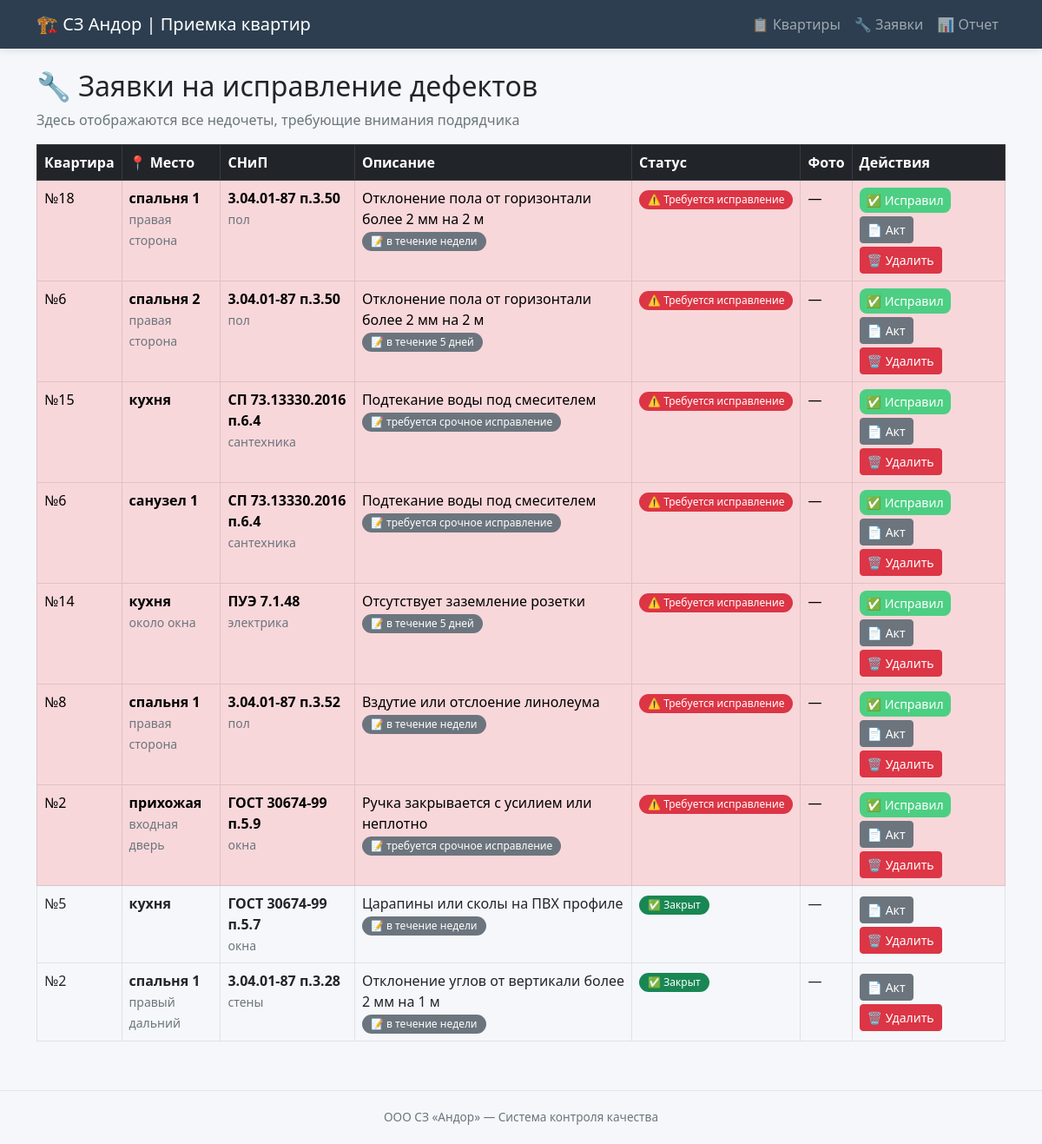
The app's page /defects with its own data.
### tables this page shows
CREATE TABLE defects (
            id INTEGER PRIMARY KEY AUTOINCREMENT,
            flat_id INTEGER NOT NULL,
            snip_defect_id INTEGER NOT NULL,
            room TEXT,
            location_detail TEXT,
            comment TEXT,
            photo_path TEXT,
            status TEXT DEFAULT 'open',
            created_at TIMESTAMP,
            fixed_at TIMESTAMP,
            FOREIGN KEY (flat_id) REFERENCES flats(id),
            FOREIGN KEY (snip_defect_id) REFERENCES snip_defects(id)
        );

CREATE TABLE flats (
    id INTEGER PRIMARY KEY AUTOINCREMENT,
    number TEXT NOT NULL,
    street TEXT,
    house TEXT,
    entrance INTEGER,
    floor INTEGER,
    status TEXT DEFAULT 'in_progress'
);

CREATE TABLE snip_defects (
            id INTEGER PRIMARY KEY AUTOINCREMENT,
            code TEXT NOT NULL,
            category TEXT NOT NULL,
            description TEXT NOT NULL,
            severity TEXT NOT NULL
        );

### app.py (the view)
@app.route('/defects')
def defects():
    conn = get_db()
    all_defects = conn.execute('''
        SELECT d.*, f.number as flat_number, f.street, f.house,
               s.code, s.category, s.description, s.severity
        FROM defects d
        JOIN flats f ON d.flat_id = f.id
        JOIN snip_defects s ON d.snip_defect_id = s.id
        ORDER BY
            CASE d.status
                WHEN 'open' THEN 1
                WHEN 'fixed' THEN 2
                WHEN 'closed' THEN 3
            END,
            d.created_at DESC
    ''').fetchall()
    conn.close()
    return render_template('defects.html', defects=all_defects)

### app.py (called while the page is built)
def get_db():
    conn = sqlite3.connect(DB_PATH)
    conn.row_factory = sqlite3.Row
    return conn

### templates/defects.html (shortened to what this page needs)
{% extends "base.html" %}
{% block content %}
<h2>🔧 Заявки на исправление дефектов</h2>
<p class="text-muted">Здесь отображаются все недочеты, требующие внимания подрядчика</p>
<div class="table-responsive">
    <table class="table table-bordered table-hover">
        <thead class="table-dark">
            <tr>
                <th>Квартира</th>
                <th>📍 Место</th>
                <th>СНиП</th>
                <th>Описание</th>
                <th>Статус</th>
                <th>Фото</th>
                <th>Действия</th>
            </tr>
        </thead>
        <tbody>
            {% for d in defects %}
            <tr class="{% if d.status == 'open' %}table-danger{% elif d.status == 'fixed' %}table-warning{% endif %}">
                <td>
                    №{{ d.flat_number }}<br>
                </td>
                <td>
                    {% if d.room %}
                        <strong>{{ d.room }}</strong>
                        {% if d.location_detail %}
                            <br><small class="text-muted">{{ d.location_detail }}</small>
                        {% endif %}
                    {% else %}
                        <span class="text-muted">—</span>
                    {% endif %}
                </td>
                <td>
                    <strong>{{ d.code }}</strong><br>
                    <span class="small text-muted">{{ d.category }}</span>
                </td>
                <td>
                    {{ d.description[:80] }}
                    {% if d.comment %}
                        <br><span class="badge bg-secondary">📝 {{ d.comment[:40] }}</span>
                    {% endif %}
                 </td>
                <td>
                    {% if d.status == 'open' %}
                        <span class="badge bg-danger">⚠️ Требуется исправление</span>
                    {% elif d.status == 'fixed' %}
                        <span class="badge bg-warning">🔄 Ожидает проверки</span>
                    {% else %}
                        <span class="badge bg-success">✅ Закрыт</span>
                    {% endif %}
                 </td>
                <td>
                    {% if d.photo_path %}
                        <a href="/{{ d.photo_path }}" target="_blank" class="btn btn-sm btn-outline-info">📷 Фото</a>
                    {% else %}
                        —
                    {% endif %}
                 </td>
                <td>
                    {% if d.status == 'open' %}
                        <a href="/defect/{{ d.id }}/fix" class="btn btn-sm btn-success">✅ Исправил</a>
                    {% elif d.status == 'fixed' %}
                        <div class="btn-group btn-group-sm">
                            <a href="/defect/{{ d.id }}/close" class="btn btn-primary">✓ Принять</a>
                            <a href="/defect/{{ d.id }}/reopen" class="btn btn-danger">↺ На доработку</a>
                        </div>
                    {% endif %}
                    <a href="/generate_act/{{ d.id }}" class="btn btn-sm btn-secondary mt-1">📄 Акт</a>
                    <a href="/defect/{{ d.id }}/delete" class="btn btn-sm btn-danger mt-1" onclick="return confirm('Удалить этот недочет?')">🗑️ Удалить</a>
                 </td>
             </tr>
            {% endfor %}
        </tbody>
    </table>
</div>
{% endblock %}

### templates/base.html (style rules this page uses)
body { background-color: #f5f7fa; font-family: 'Segoe UI', Tahoma, Geneva, Verdana, sans-serif; }
.badge { padding: 5px 10px; font-weight: 500; border-radius: 20px; }
.btn-success { background-color: #4ccf83; border: none; border-radius: 8px; }

### records on screen
defects: flat_number "18", room "спальня 1", location_detail "правая сторона", code "3.04.01-87 п.3.50", category "пол", description "Отклонение пола от горизонтали более 2 мм на 2 м", comment "в течение недели", status "⚠️ Требуется исправление"
defects: flat_number "6", room "спальня 2", location_detail "правая сторона", code "3.04.01-87 п.3.50", category "пол", description "Отклонение пола от горизонтали более 2 мм на 2 м", comment "в течение 5 дней", status "⚠️ Требуется исправление"
defects: flat_number "15", room "кухня", code "СП 73.13330.2016 п.6.4", category "сантехника", description "Подтекание воды под смесителем", comment "требуется срочное исправление", status "⚠️ Требуется исправление"
defects: flat_number "6", room "санузел 1", code "СП 73.13330.2016 п.6.4", category "сантехника", description "Подтекание воды под смесителем", comment "требуется срочное исправление", status "⚠️ Требуется исправление"
defects: flat_number "14", room "кухня", location_detail "около окна", code "ПУЭ 7.1.48", category "электрика", description "Отсутствует заземление розетки", comment "в течение 5 дней", status "⚠️ Требуется исправление"
defects: flat_number "8", room "спальня 1", location_detail "правая сторона", code "3.04.01-87 п.3.52", category "пол", description "Вздутие или отслоение линолеума", comment "в течение недели", status "⚠️ Требуется исправление"
defects: flat_number "2", room "прихожая", location_detail "входная дверь", code "ГОСТ 30674-99 п.5.9", category "окна", description "Ручка закрывается с усилием или неплотно", comment "требуется срочное исправление", status "⚠️ Требуется исправление"
defects: flat_number "5", room "кухня", code "ГОСТ 30674-99 п.5.7", category "окна", description "Царапины или сколы на ПВХ профиле", comment "в течение недели", status "✅ Закрыт"
defects: flat_number "2", room "спальня 1", location_detail "правый дальний", code "3.04.01-87 п.3.28", category "стены", description "Отклонение углов от вертикали более 2 мм на 1 м", comment "в течение недели", status "✅ Закрыт"
